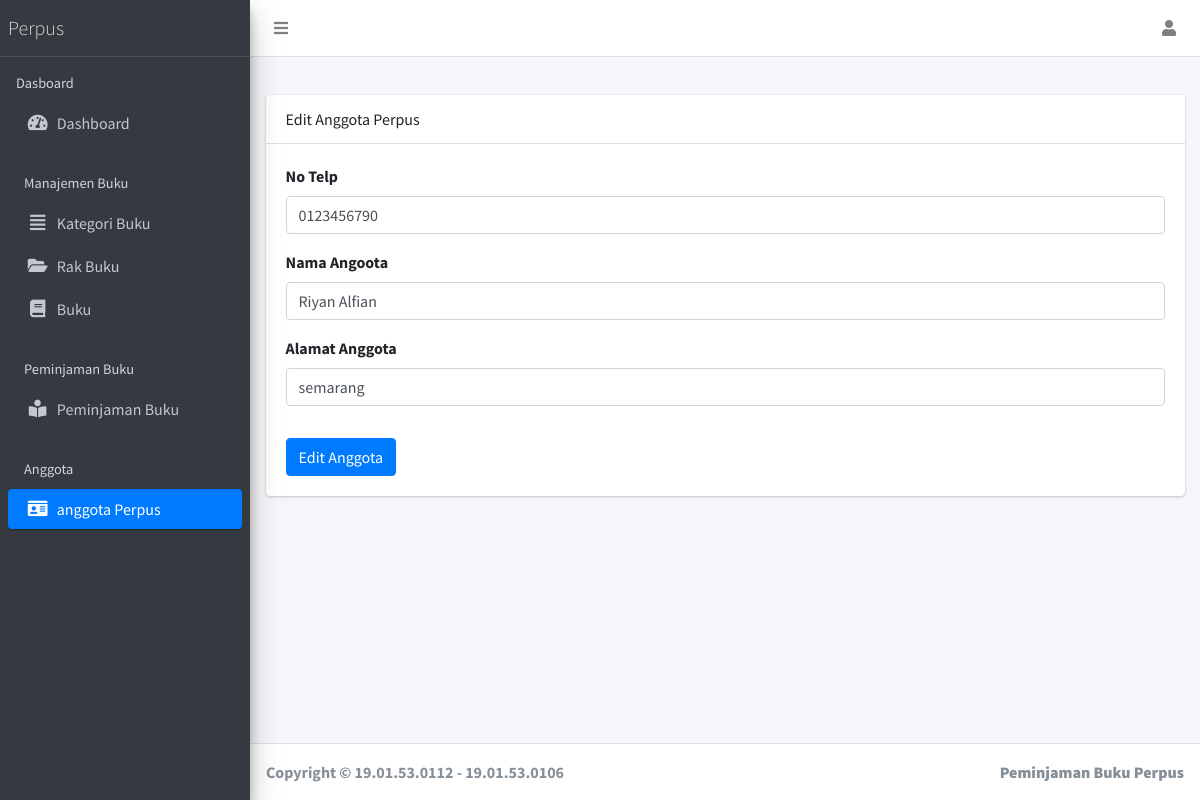
The app's page /?page=edit-anggota&id=1 (signed in) with its own data.
### tables this page shows
CREATE TABLE `anggota` (
  `id` int(11) NOT NULL,
  `nama` varchar(255) NOT NULL,
  `alamat` varchar(255) NOT NULL,
  `no_telepon` varchar(255) NOT NULL
);

### views/main/anggota/edit.php (the view, shortened to what this page needs)
<?php
$id = $_GET['id'];
$query = "SELECT * FROM anggota WHERE id = $id";
$sql = mysqli_query($koneksi, $query) or die($koneksi);
$data = mysqli_fetch_assoc($sql);
?>
<div class="row">
  <div class="col">
    <div class="card">
      <div class="card-header">
        Edit Anggota Perpus
      </div>
      <div class="card-body">
        <form action="" method="POST">
          <div class="form-group">
            <label for="no">No Telp</label>
            <input type="text" required value="<?= $data['no_telepon'] ?>" name="no" placeholder="No Telp" id="nama" class="form-control">
          </div>
          <div class="form-group">
            <label for="nama">Nama Angoota</label>
            <input type="text" required name="nama" value="<?= $data['nama'] ?>" placeholder="Nama Angoota" id="nama" class="form-control">
          </div>
          <div class="form-group">
            <label for="alamat">Alamat Anggota</label>
            <input type="text" required name="alamat" value="<?= $data['alamat'] ?>" placeholder="Alamat Anggota" id="alamat" class="form-control">
          </div>
          <button type="submit" name="edit" class="btn btn-primary mt-3">Edit Anggota</button>
        </form>
      </div>
    </div>
  </div>
</div>

### records on screen
anggota: no "0123456790", nama "Riyan Alfian", alamat "semarang"
